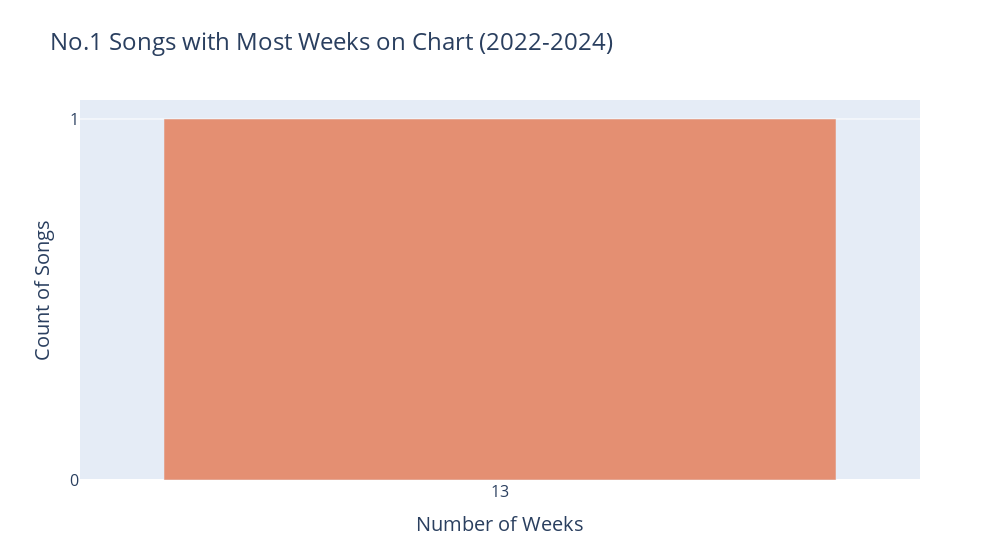

The code cell stored with this chart in its notebook:
### Code cell
# No.1 Songs with Most Weeks on Chart (2022-2024)

# Create a bar chart
fig = px.bar(
    top10_weeks_to_no1_count_sorted,
    x='Number of Weeks',
    y='Count of Songs',
    color_discrete_sequence=['#E48F72'],
    title='No.1 Songs with Most Weeks on Chart (2022-2024)',
    width=1000
)

# Customize the chart
fig.update_layout(
    title_font=dict(size=24),
    xaxis_title='Number of Weeks',
    yaxis_title='Count of Songs',
    xaxis_title_font=dict(size=20),
    yaxis_title_font=dict(size=20),
    xaxis=dict(
        tickfont=dict(size=16),
        type='category'
    ),
    yaxis=dict(
        tickfont=dict(size=16),
        tickmode='linear'
    ),
    hoverlabel=dict(
        font=dict(
            family="Arial",
            size=14
        )
    ),
    bargap=0.2
)

# Show the chart
fig.show()

### Figure 1 — Plotly figure (JSON) as saved in the notebook; plotly's stock layout.template omitted (floating-point values rounded to 4 significant figures)
{"data": [{"alignmentgroup": "True", "hovertemplate": "Number of Weeks=%{x}<br>Count of Songs=%{y}<extra></extra>", "legendgroup": "", "marker": {"color": "#E48F72", "pattern": {"shape": ""}}, "name": "", "offsetgroup": "", "orientation": "v", "showlegend": false, "textposition": "auto", "type": "bar", "x": [13], "xaxis": "x", "y": [1], "yaxis": "y"}], "layout": {"bargap": 0.2, "barmode": "relative", "hoverlabel": {"font": {"family": "Arial", "size": 14}}, "legend": {"tracegroupgap": 0}, "title": {"font": {"size": 24}, "text": "No.1 Songs with Most Weeks on Chart (2022-2024)"}, "width": 1000, "xaxis": {"anchor": "y", "domain": [0, 1], "tickfont": {"size": 16}, "title": {"font": {"size": 20}, "text": "Number of Weeks"}, "type": "category"}, "yaxis": {"anchor": "x", "domain": [0, 1], "tickfont": {"size": 16}, "tickmode": "linear", "title": {"font": {"size": 20}, "text": "Count of Songs"}}}}
